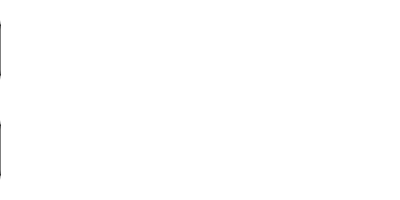
Frame 1 (no input)
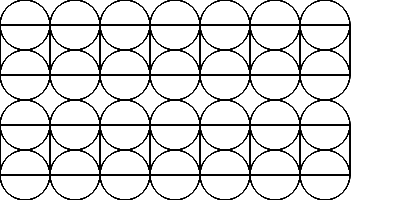
Frame 60 (no input)
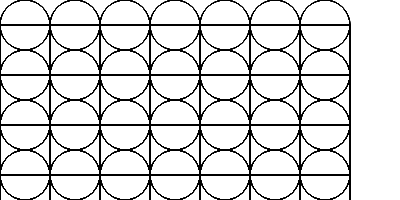
Frame 120 (the mouse pressed at the canvas centre since frame 60)

The p5.js sketch that drew these frames (run headless with seeded random() and noise() and a simulated clock; from frame 60 on, the mouse is pressed at the canvas centre):

// p5.js sketch
// ── sketch.js
let shape1x = 0;
let shape1y = 50;
let shape1step = 50;

function setup() {
  createCanvas(400, 200).mousePressed(function() {
    shape1x = mouseX;
    shape1y = mouseY;
  });
  createButton('backg 255').mousePressed(function() {
    background(255);
  });
  createButton('step 10').mousePressed(function() {
    shape1step = 10;
  });
  createButton('step 75').mousePressed(function() {
    shape1step = 75;
  });
  createElement('br');
  createSpan('click on canvas to move the shape');
  // Color gray with moderate alpha
  fill(100, 100, 100, 100);
  background(255);
}

function draw() {
  // background(255);
  noFill();
  // circle(shape1x, shape1y, 64);
  draw_shape1(shape1x, shape1y);
  draw_shape1(shape1x, shape1y + 100);
  shape1x = (shape1x + shape1step) % width;
}

function draw_shape1(x, y) {
  push();
  translate(x, y);
  circle(-25, -25, 50)
  rect(-50, -25, 50, 50);
  circle(-25, 25, 50)
  pop();
}

// https://editor.p5js.org/jht1493/sketches/jiS58glnK
// 2.5.4 draw_shape1 patter2 ui

// https://editor.p5js.org/jht1493/sketches/huhUWN6Uc
// 2.5.3 draw_shape1 patter2

// https://editor.p5js.org/jht1493/sketches/5JqwobAgJ
// 2.5.2 draw_shape1 pattern

// https://editor.p5js.org/jht1493/sketches/hgFw3__cZ
// 2.5.1 draw_shape1 

// https://editor.p5js.org/jht1493/sketches/UDMyivHEQ
// 2.4.2 shape1 alpha

// https://editor.p5js.org/jht1493/sketches/N2VJYjIWg
// 2.4.1 random shape1

// https://editor.p5js.org/jht1493/sketches/CwYDz_4N2
// 2.2.2 variable circleX width

// https://editor.p5js.org/jht1493/sketches/v9zsQFPqN
// 2.2 variable circleX

// Make Your Own (Make Your Own Variable)
// Code! Programming with p5.js
// The Coding Train / Daniel Shiffman
// https://thecodingtrain.com/beginners/p5js/2.2-make-your-own.html
// https://youtu.be/dRhXIIFp-ys

// Make Your Own Variable: https://editor.p5js.org/codingtrain/sketches/xPXNdPy17
// Growing Circle Exercise: https://editor.p5js.org/codingtrain/sketches/ehbMJ-otC
